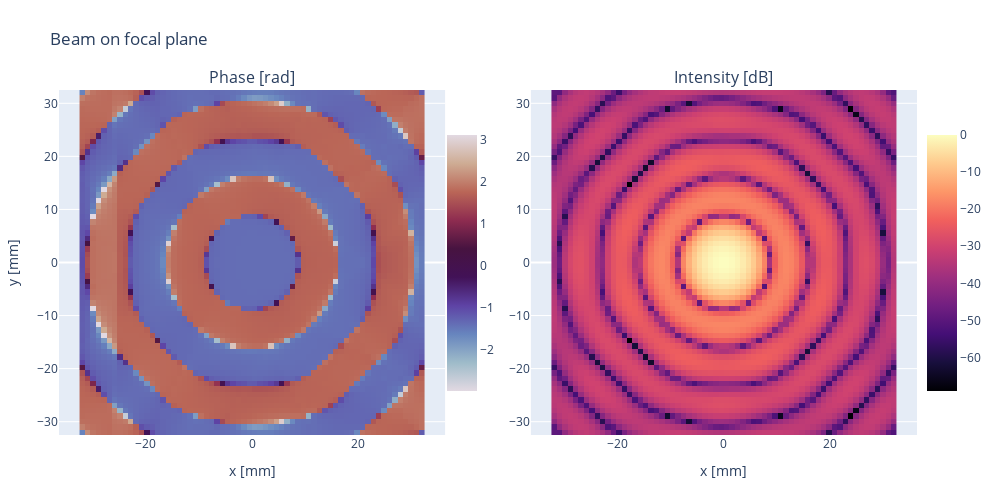

Here is the notebook cell this chart was saved with:
### Code cell
############# plot the field #######################################
import plotly.graph_objects as go


field_fp = field_fp / np.max(np.abs(field_fp)) # normalize the field
plot_1 = go.Heatmap(
                    x=P_rx_x, 
                    y=P_rx_z,
                    z = np.angle(field_fp),
                    colorscale='Twilight',
                    showscale=True, colorbar=dict(len=0.8, x=0.44),
                    showlegend = False,
                    # hoverinfo='name', 
                    name="phase"
                    )
plot_2 = go.Heatmap( 
                    x=P_rx_x, 
                    y=P_rx_z,
                    z = 20*np.log10(np.abs(field_fp)),
                    # z= np.abs(field_fp*field_fp),
                    colorscale='Magma',
                    showscale=True, 
                    colorbar=dict(len=0.8, x=1), 
                    showlegend = False,
                    # hoverinfo='name', 
                    name="power"
                    )
layout = go.Layout(title='Beam on focal plane', autosize=True,
                width=1000, height=500, 
                margin=dict(l=50, r=50, b=65, t=90),
                xaxis1 = dict(title="x [mm]"),
                yaxis1 = dict(scaleanchor = 'x', title="y [mm]"),
                xaxis2 = dict(scaleanchor = "x", title="x [mm]"),
                yaxis2 = dict(scaleanchor = "y"),
                )

from plotly.subplots import make_subplots
fig = make_subplots(rows=1, cols=2, shared_yaxes=False, shared_xaxes=True, subplot_titles=["Phase [rad]", "Intensity [dB]"])
fig.add_trace(plot_1, row=1, col=1)
fig.add_trace(plot_2, row=1, col=2)
fig.update_layout(layout)
fig.show()

### Figure 1 — Plotly figure (JSON) as saved in the notebook; plotly's stock layout.template omitted (floating-point values rounded to 4 significant figures; data arrays with more than 128 entries replaced by an {"elided": "..."} marker saying what was removed)
{"data": [{"colorbar": {"len": 0.8, "x": 0.44}, "colorscale": [[0, "#e2d9e2"], [0.1111, "#9ebbc9"], [0.2222, "#6785be"], [0.3333, "#5e43a5"], [0.4444, "#421257"], [0.5556, "#471340"], [0.6667, "#8e2c50"], [0.7778, "#ba6657"], [0.8889, "#ceac94"], [1, "#e2d9e2"]], "name": "phase", "showlegend": false, "showscale": true, "type": "heatmap", "x": [-32, -30.98, -29.97, -28.95, -27.94, -26.92, -25.9, -24.89, -23.87, -22.86, -21.84, -20.83, -19.81, -18.79, -17.78, -16.76, -15.75, -14.73, -13.71, -12.7, -11.68, -10.67, -9.651, -8.635, -7.619, -6.603, -5.587, -4.571, -3.556, -2.54, -1.524, -0.5079, 0.5079, 1.524, 2.54, 3.556, 4.571, 5.587, 6.603, 7.619, 8.635, 9.651, 10.67, 11.68, 12.7, 13.71, 14.73, 15.75, 16.76, 17.78, 18.79, 19.81, 20.83, 21.84, 22.86, 23.87, 24.89, 25.9, 26.92, 27.94, 28.95, 29.97, 30.98, 32], "xaxis": "x", "y": [-32, -30.98, -29.97, -28.95, -27.94, -26.92, -25.9, -24.89, -23.87, -22.86, -21.84, -20.83, -19.81, -18.79, -17.78, -16.76, -15.75, -14.73, -13.71, -12.7, -11.68, -10.67, -9.651, -8.635, -7.619, -6.603, -5.587, -4.571, -3.556, -2.54, -1.524, -0.5079, 0.5079, 1.524, 2.54, 3.556, 4.571, 5.587, 6.603, 7.619, 8.635, 9.651, 10.67, 11.68, 12.7, 13.71, 14.73, 15.75, 16.76, 17.78, 18.79, 19.81, 20.83, 21.84, 22.86, 23.87, 24.89, 25.9, 26.92, 27.94, 28.95, 29.97, 30.98, 32], "yaxis": "y", "z": {"elided": "64x64 float values"}}, {"colorbar": {"len": 0.8, "x": 1}, "colorscale": [[0, "#000004"], [0.1111, "#180f3d"], [0.2222, "#440f76"], [0.3333, "#721f81"], [0.4444, "#9e2f7f"], [0.5556, "#cd4071"], [0.6667, "#f1605d"], [0.7778, "#fd9668"], [0.8889, "#feca8d"], [1, "#fcfdbf"]], "name": "power", "showlegend": false, "showscale": true, "type": "heatmap", "x": [-32, -30.98, -29.97, -28.95, -27.94, -26.92, -25.9, -24.89, -23.87, -22.86, -21.84, -20.83, -19.81, -18.79, -17.78, -16.76, -15.75, -14.73, -13.71, -12.7, -11.68, -10.67, -9.651, -8.635, -7.619, -6.603, -5.587, -4.571, -3.556, -2.54, -1.524, -0.5079, 0.5079, 1.524, 2.54, 3.556, 4.571, 5.587, 6.603, 7.619, 8.635, 9.651, 10.67, 11.68, 12.7, 13.71, 14.73, 15.75, 16.76, 17.78, 18.79, 19.81, 20.83, 21.84, 22.86, 23.87, 24.89, 25.9, 26.92, 27.94, 28.95, 29.97, 30.98, 32], "xaxis": "x2", "y": [-32, -30.98, -29.97, -28.95, -27.94, -26.92, -25.9, -24.89, -23.87, -22.86, -21.84, -20.83, -19.81, -18.79, -17.78, -16.76, -15.75, -14.73, -13.71, -12.7, -11.68, -10.67, -9.651, -8.635, -7.619, -6.603, -5.587, -4.571, -3.556, -2.54, -1.524, -0.5079, 0.5079, 1.524, 2.54, 3.556, 4.571, 5.587, 6.603, 7.619, 8.635, 9.651, 10.67, 11.68, 12.7, 13.71, 14.73, 15.75, 16.76, 17.78, 18.79, 19.81, 20.83, 21.84, 22.86, 23.87, 24.89, 25.9, 26.92, 27.94, 28.95, 29.97, 30.98, 32], "yaxis": "y2", "z": {"elided": "64x64 float values"}}], "layout": {"annotations": [{"font": {"size": 16}, "showarrow": false, "text": "Phase [rad]", "x": 0.225, "xanchor": "center", "xref": "paper", "y": 1, "yanchor": "bottom", "yref": "paper"}, {"font": {"size": 16}, "showarrow": false, "text": "Intensity [dB]", "x": 0.775, "xanchor": "center", "xref": "paper", "y": 1, "yanchor": "bottom", "yref": "paper"}], "autosize": true, "height": 500, "margin": {"b": 65, "l": 50, "r": 50, "t": 90}, "title": {"text": "Beam on focal plane"}, "width": 1000, "xaxis": {"anchor": "y", "domain": [0, 0.45], "title": {"text": "x [mm]"}}, "xaxis2": {"anchor": "y2", "domain": [0.55, 1], "scaleanchor": "x", "title": {"text": "x [mm]"}}, "yaxis": {"anchor": "x", "domain": [0, 1], "scaleanchor": "x", "title": {"text": "y [mm]"}}, "yaxis2": {"anchor": "x2", "domain": [0, 1], "scaleanchor": "y"}}}
